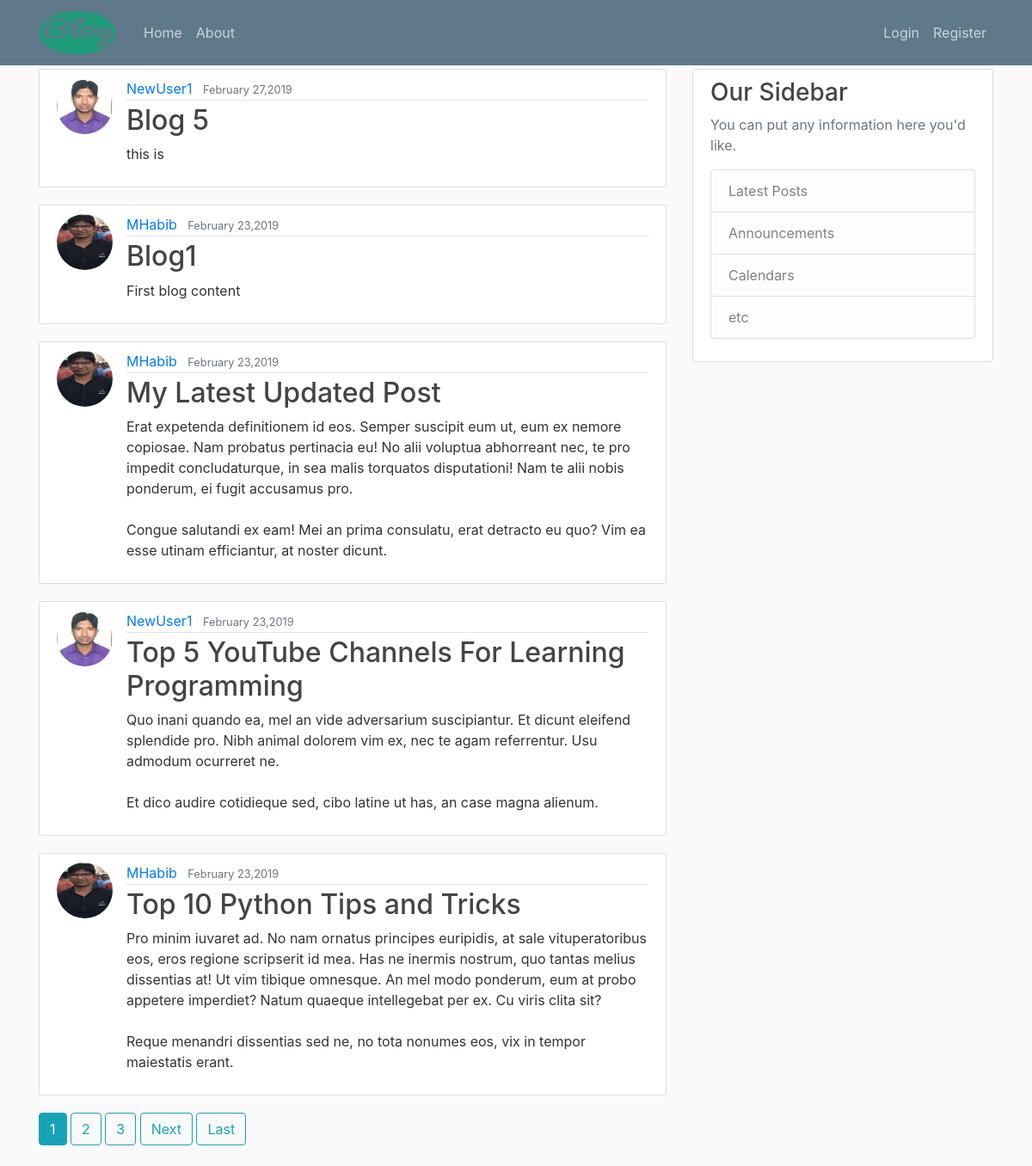
The page / on the database its author committed.
### blog/models.py (models this page shows, shortened)
class Post(models.Model):
    title = models.CharField(max_length=100)
    content = models.TextField()
    date_posted = models.DateTimeField(default=timezone.now)
    author = models.ForeignKey(User,on_delete=models.CASCADE)

### users/models.py (models this page shows, shortened)
class Profile(models.Model):
    user = models.OneToOneField(User,on_delete=models.CASCADE)
    image = models.ImageField(default='default.jpg',upload_to='profile_pics')

### blog/views.py (the view)
# urls.py: path('',PostListView.as_view(),name='blog-home'),
class PostListView(ListView):
    model = Post
    template_name = 'blog/home.html' #<app>/<model>_<viewtype>.html
    context_object_name = 'posts'
    ordering = ['-date_posted']
    paginate_by = 5

### blog/templates/blog/home.html (shortened to what this page needs)
{% extends "blog/base.html" %}
{% block content %}
    {% for post in posts %}
       <article class="media content-section">
       <img class="rounded-circle article-img" src="{{ post.author.profile.image.url }}">
          <div class="media-body">
            <div class="article-metadata">
              <a class="mr-2" href="{% url 'user-posts' post.author.username %}">{{ post.author }}</a>
              <small class="text-muted">{{ post.date_posted|date:"F d,Y"}}</small>
            </div>
            <h2><a class="article-title" href="{% url 'post-detail' post.pk %}">{{ post.title }}</a></h2>
            <p class="article-content">{{ post.content }}</p>
          </div>
        </article>
    {% endfor %}
    {% if is_paginated %}
      {% for num in page_obj.paginator.page_range %}
        {% if page_obj.number == num %}
          <a class="btn btn-info mb-4" href="?page={{ num }}">{{ num }}</a>
        {% elif num > page_obj.number|add:'-3' and num < page_obj.number|add:'3' %}
          <a class="btn btn-outline-info mb-4" href="?page={{ num }}">{{ num }}</a>
        {% endif %}
      {% endfor %}
      {% if page_obj.has_next %}
        <a class="btn btn-outline-info mb-4" href="?page={{ page_obj.next_page_number }}">Next</a>
        <a class="btn btn-outline-info mb-4" href="?page={{ page_obj.paginator.num_pages }}">Last</a>
      {% endif %}
    {% endif %}
{% endblock %}

### blog/templates/blog/base.html (shortened to what this page needs)
{% load static %}
<!DOCTYPE html>
<html lang="en">
<head>
    <link rel="stylesheet" href="https://stackpath.bootstrapcdn.com/bootstrap/4.3.1/css/bootstrap.min.css">
    <link rel="stylesheet" href="{% static 'blog/main.css' %}" type="text/css">
</head>
<body>
    {% include 'blog/navbar.html' %}
    <main role="main" class="container">
      <div class="row">
          <div class="col-md-8">
                  {% block content %}
                  {% endblock %}
            </div>
            <div class="col-md-4">
              <div class="content-section">
                <h3>Our Sidebar</h3>
                <p class='text-muted'>You can put any information here you'd like.
                  <ul class="list-group">
                    <li class="list-group-item list-group-item-light">Latest Posts</li>
                    <li class="list-group-item list-group-item-light">Announcements</li>
                    <li class="list-group-item list-group-item-light">Calendars</li>
                    <li class="list-group-item list-group-item-light">etc</li>
                  </ul>
                </p>
              </div>
            </div>
          </div>
    </main>
</body>
</html>

### blog/templates/blog/navbar.html (shortened to what this page needs)
{% load static %}
<header class="site-header">
  <nav class="navbar navbar-expand-md navbar-dark bg-steel fixed-top">
    <div class="container">
      <a class="navbar-brand mr-4" href="{% url 'blog-home' %}">
          <img src="{% static 'blog/image/logo1.png' %}" height="50px" width="90px">
      </a>
      <div class="collapse navbar-collapse" id="navbarToggle">
        <div class="navbar-nav mr-auto">
          <a class="nav-item nav-link" href="{% url 'blog-home' %}">Home</a>
          <a class="nav-item nav-link" href="{% url 'blog-about' %}">About</a>
        </div>
        <div class="navbar-nav">
            {% if user.is_authenticated %}
                <a class="nav-item nav-link" href="{% url 'post-create' %}">New Post</a>
                <a class="nav-item nav-link" href="{% url 'users:profile' %}">Profile</a>
                <a class="nav-item nav-link" href="{% url 'users:logout' %}">Logout</a>
                <a class="nav-item nav-link" href="{% url 'users:register' %}">
                <span class="caret"> &nbspHi {{request.user|title}}</span>
            </a>
            {% else %}
              <a class="nav-item nav-link" href="{% url 'users:login' %}">Login</a>
              <a class="nav-item nav-link" href="{% url 'users:register' %}">Register</a>
            {% endif %}
        </div>
      </div>
    </div>
  </nav>
</header>

### blog/static/blog/main.css (style rules this page uses)
body { background: #fafafa; color: #333333; margin-top: 5rem; }
h1, h2, h3, h4, h5, h6 { color: #444444; }
ul { margin: 0; }
.bg-steel { background-color: #5f788a; }
.site-header .navbar-nav .nav-link { color: #cbd5db; }
.content-section { background: #ffffff; padding: 10px 20px; border: 1px solid #dddddd; border-radius: 3px; margin-bottom: 20px; }
.article-title { color: #444444; }
.article-content { white-space: pre-line; }
.article-img { height: 65px; width: 65px; margin-right: 16px; }
.article-metadata { padding-bottom: 1px; margin-bottom: 4px; border-bottom: 1px solid #e3e3e3 }

### rows shown on the page
Post: author.profile.image (picture), author "NewUser1", date_posted "February 27,2019", title "Blog 5", content "this is"
Post: author.profile.image (picture), author "MHabib", date_posted "February 23,2019", title "Blog1", content "First blog content"
Post: author.profile.image (picture), author "MHabib", date_posted "February 23,2019", title "My Latest Updated Post", content "Erat expetenda definitionem id eos. Semper suscipit eum ut, eum ex nemore copiosae. Nam probatus pertinacia eu! No alii voluptua abhorreant nec, te pro impedit concludaturque, in sea malis torquatos disputationi! Nam te alii nobis ponderum, ei fugit accusamus pro. Congue salutandi ex eam! Mei an prima consulatu, erat detracto eu quo? Vim ea esse utinam efficiantur, at noster dicunt."
Post: author.profile.image (picture), author "NewUser1", date_posted "February 23,2019", title "Top 5 YouTube Channels For Learning Programming", content "Quo inani quando ea, mel an vide adversarium suscipiantur. Et dicunt eleifend splendide pro. Nibh animal dolorem vim ex, nec te agam referrentur. Usu admodum ocurreret ne. Et dico audire cotidieque sed, cibo latine ut has, an case magna alienum."
Post: author.profile.image (picture), author "MHabib", date_posted "February 23,2019", title "Top 10 Python Tips and Tricks", content "Pro minim iuvaret ad. No nam ornatus principes euripidis, at sale vituperatoribus eos, eros regione scripserit id mea. Has ne inermis nostrum, quo tantas melius dissentias at! Ut vim tibique omnesque. An mel modo ponderum, eum at probo appetere imperdiet? Natum quaeque intellegebat per ex. Cu viris clita sit? Reque menandri dissentias sed ne, no tota nonumes eos, vix in tempor maiestatis erant."

### other values the page prints
{{ num }} "1"
{{ num }} "2" "3"
